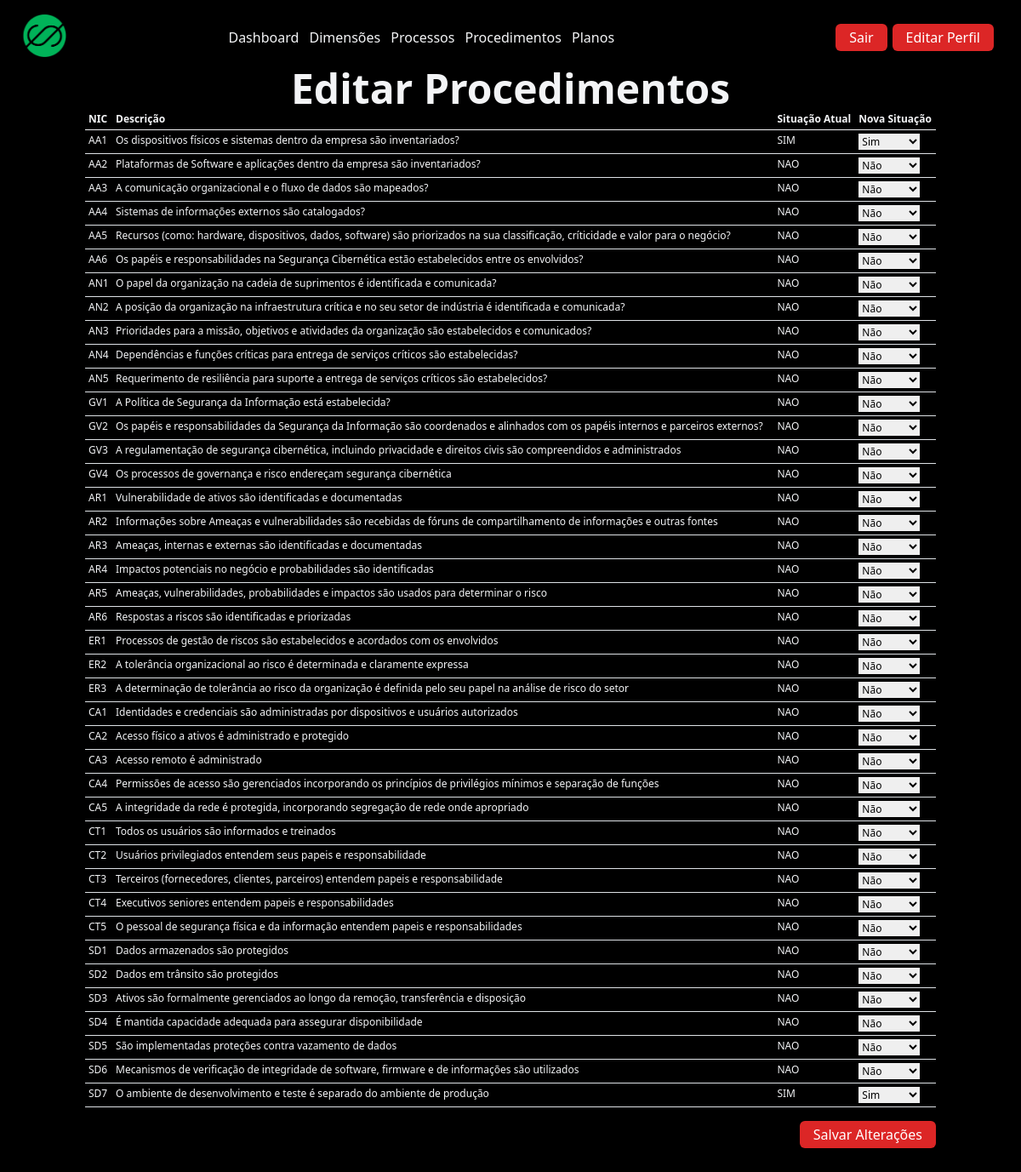
Screenshot of /editarproc/ (signed in) with the database file from the repository.
### grc/models.py (models this page shows, shortened)
class Procedimento(models.Model):
    processo = models.ForeignKey('Processo', related_name="procedimento", on_delete=models.CASCADE)
    nic = models.CharField(max_length=10)
    descricao = models.TextField(max_length=1000)
    atendida = models.CharField(max_length=15, choices=LISTA_SITUACAO)
    data_conclusao = models.DateField(default=None)

### grc/views.py (the view, shortened to what this page needs)
# urls.py: path('editarproc/', Editarproc.as_view(), name='editarproc'),
class Editarproc(LoginRequiredMixin, FormView):
    template_name = 'editarprocpage.html'
    form_class = EditarAtenderForm
    def get_context_data(self, **kwargs):
        context = super().get_context_data(**kwargs)
        context['procedimentos'] = Procedimento.objects.all()
        context['situacao_atual'] = [procedimento.atendida for procedimento in context['procedimentos']]
        context['LISTA_SITUACAO'] = [('SIM', 'Sim'), ('EmP', 'Em parte'), ('NAO', 'Não')]
        context['form'] = self.form_class
        return context
    def get_form_kwargs(self):
        kwargs = super().get_form_kwargs()
        kwargs['procedimentos'] = Procedimento.objects.all()
        return kwargs

### grc/novos_context.py (called while the page is built)
def lista_dimensoes(request):
    lista_dimensoes = Dimension.objects.all()
    return {"lista_dimensoes": lista_dimensoes}

def lista_processos(request):
    lista_processos = Processo.objects.all()
    return {'lista_processos': lista_processos}

def lista_procedimentos(request):
    lista_procedimentos = Procedimento.objects.all()
    return {'lista_procedimentos': lista_procedimentos}

def proc_por_dimensao(request):
    proc_por_dimensao = Dimension.objects.all().prefetch_related('processo')
    return {'proc_por_dimensao': proc_por_dimensao}

### grc/templates/editarprocpage.html (shortened to what this page needs)
{% extends 'base.html' %}
{% load static %}
{% block content %}
<header class="min-h-screen bg-black bg-opacity-75 bg-blend-overlay showcase border-gray-600 border-b-8 flex justify-center items-center bg-no-repeat">
     <div class="container mt-14 mx-auto">
         <div class="z-10 h-full py-32 md:py-0 text-gray-100 text-start flex  flex-col">
             <h1 class=" font-semibold text-4xl md:text-5xl  mt-4 w-3/3 md:wd-3/4 text-center" >
                        Editar Procedimentos
             </h1>
             <form id="editarprocform" method="post">
                <table class="table table-auto text-xs table-sm table-responsive-md text-gray-100 mx-auto">
                    <thead>
                        <tr>
                            <th>NIC</th>
                            <th>Descrição</th>
                            <th>Situação Atual</th>
                            <th>Nova Situação</th>
                        </tr>
                    </thead>
                    <tbody>
                        {% for procedimento in procedimentos %}
                        <tr>
                            <td>{{ procedimento.nic }}</td>
                            <td>{{ procedimento.descricao }}</td>
                            <td>{{ procedimento.atendida }}</td>
                            <td>
                                <select class="text-black " name="atendida-{{ procedimento.pk }}">
                                    {% for situacao in LISTA_SITUACAO %}
                                        <option value="{{ situacao.0 }}"{% if situacao.0 == procedimento.atendida %} selected{% elif situacao.1 == procedimento.atendida %} selected{% endif %}>{{ situacao.1 }}</option>
                                    {% endfor %}
                                </select>
                            </td>
                        </tr>
                        {% endfor %}
                    </tbody>
                </table>
                 {% if user.is_authenticated %}
                <div class ="flex justify-end" >
                    <a href="{% url 'grc:editarproc' %}">
                        <button type="submit" class="bg-red-600 text-white py-1 px-3 rounded-md mb-14">
                            Salvar Alterações
                        </button>
                    </a>
                </div>
                 {% endif %}
            </form>
             <div id="updated-data"></div> </div>
         </div>
</header>
{% endblock %}

### rows the page displays
Procedimento: nic "AA1", descricao "Os dispositivos físicos e sistemas dentro da empresa são inventariados?", atendida "SIM", atendida+id "Sim"
Procedimento: nic "AA2", descricao "Plataformas de Software e aplicações dentro da empresa são inventariados?", atendida "NAO", atendida+id "Não"
Procedimento: nic "AA3", descricao "A comunicação organizacional e o fluxo de dados são mapeados?", atendida "NAO", atendida+id "Não"
Procedimento: nic "AA4", descricao "Sistemas de informações externos são catalogados?", atendida "NAO", atendida+id "Não"
Procedimento: nic "AA5", descricao "Recursos (como: hardware, dispositivos, dados, software) são priorizados na sua classificação, críticidade e valor para o negócio?", atendida "NAO", atendida+id "Não"
Procedimento: nic "AA6", descricao "Os papéis e responsabilidades na Segurança Cibernética estão estabelecidos entre os envolvidos?", atendida "NAO", atendida+id "Não"
Procedimento: nic "AN1", descricao "O papel da organização na cadeia de suprimentos é identificada e comunicada?", atendida "NAO", atendida+id "Não"
Procedimento: nic "AN2", descricao "A posição da organização na infraestrutura crítica e no seu setor de indústria é identificada e comunicada?", atendida "NAO", atendida+id "Não"
Procedimento: nic "AN3", descricao "Prioridades para a missão, objetivos e atividades da organização são estabelecidos e comunicados?", atendida "NAO", atendida+id "Não"
Procedimento: nic "AN4", descricao "Dependências e funções críticas para entrega de serviços críticos são estabelecidas?", atendida "NAO", atendida+id "Não"
Procedimento: nic "AN5", descricao "Requerimento de resiliência para suporte a entrega de serviços críticos são estabelecidos?", atendida "NAO", atendida+id "Não"
Procedimento: nic "GV1", descricao "A Política de Segurança da Informação está estabelecida?", atendida "NAO", atendida+id "Não"
Procedimento: nic "GV2", descricao "Os papéis e responsabilidades da Segurança da Informação são coordenados e alinhados com os papéis internos e parceiros externos?", atendida "NAO", atendida+id "Não"
Procedimento: nic "GV3", descricao "A regulamentação de segurança cibernética, incluindo privacidade e direitos civis são compreendidos e administrados", atendida "NAO", atendida+id "Não"
Procedimento: nic "GV4", descricao "Os processos de governança e risco endereçam segurança cibernética", atendida "NAO", atendida+id "Não"
Procedimento: nic "AR1", descricao "Vulnerabilidade de ativos são identificadas e documentadas", atendida "NAO", atendida+id "Não"
Procedimento: nic "AR2", descricao "Informações sobre Ameaças e vulnerabilidades são recebidas de fóruns de compartilhamento de informações e outras fontes", atendida "NAO", atendida+id "Não"
Procedimento: nic "AR3", descricao "Ameaças, internas e externas são identificadas e documentadas", atendida "NAO", atendida+id "Não"
Procedimento: nic "AR4", descricao "Impactos potenciais no negócio e probabilidades são identificadas", atendida "NAO", atendida+id "Não"
Procedimento: nic "AR5", descricao "Ameaças, vulnerabilidades, probabilidades e impactos são usados para determinar o risco", atendida "NAO", atendida+id "Não"
Procedimento: nic "AR6", descricao "Respostas a riscos são identificadas e priorizadas", atendida "NAO", atendida+id "Não"
Procedimento: nic "ER1", descricao "Processos de gestão de riscos são estabelecidos e acordados com os envolvidos", atendida "NAO", atendida+id "Não"
Procedimento: nic "ER2", descricao "A tolerância organizacional ao risco é determinada e claramente expressa", atendida "NAO", atendida+id "Não"
Procedimento: nic "ER3", descricao "A determinação de tolerância ao risco da organização é definida pelo seu papel na análise de risco do setor", atendida "NAO", atendida+id "Não"
Procedimento: nic "CA1", descricao "Identidades e credenciais são administradas por dispositivos e usuários autorizados", atendida "NAO", atendida+id "Não"
Procedimento: nic "CA2", descricao "Acesso físico a ativos é administrado e protegido", atendida "NAO", atendida+id "Não"
Procedimento: nic "CA3", descricao "Acesso remoto é administrado", atendida "NAO", atendida+id "Não"
Procedimento: nic "CA4", descricao "Permissões de acesso são gerenciados incorporando os princípios de privilégios mínimos e separação de funções", atendida "NAO", atendida+id "Não"
Procedimento: nic "CA5", descricao "A integridade da rede é protegida, incorporando segregação de rede onde apropriado", atendida "NAO", atendida+id "Não"
Procedimento: nic "CT1", descricao "Todos os usuários são informados e treinados", atendida "NAO", atendida+id "Não"
Procedimento: nic "CT2", descricao "Usuários privilegiados entendem seus papeis e responsabilidade", atendida "NAO", atendida+id "Não"
Procedimento: nic "CT3", descricao "Terceiros (fornecedores, clientes, parceiros) entendem papeis e responsabilidade", atendida "NAO", atendida+id "Não"
Procedimento: nic "CT4", descricao "Executivos seniores entendem papeis e responsabilidades", atendida "NAO", atendida+id "Não"
Procedimento: nic "CT5", descricao "O pessoal de segurança física e da informação entendem papeis e responsabilidades", atendida "NAO", atendida+id "Não"
Procedimento: nic "SD1", descricao "Dados armazenados são protegidos", atendida "NAO", atendida+id "Não"
Procedimento: nic "SD2", descricao "Dados em trânsito são protegidos", atendida "NAO", atendida+id "Não"
Procedimento: nic "SD3", descricao "Ativos são formalmente gerenciados ao longo da remoção, transferência e disposição", atendida "NAO", atendida+id "Não"
Procedimento: nic "SD4", descricao "É mantida capacidade adequada para assegurar disponibilidade", atendida "NAO", atendida+id "Não"
Procedimento: nic "SD5", descricao "São implementadas proteções contra vazamento de dados", atendida "NAO", atendida+id "Não"
Procedimento: nic "SD6", descricao "Mecanismos de verificação de integridade de software, firmware e de informações são utilizados", atendida "NAO", atendida+id "Não"
Procedimento: nic "SD7", descricao "O ambiente de desenvolvimento e teste é separado do ambiente de produção", atendida "SIM", atendida+id "Sim"
